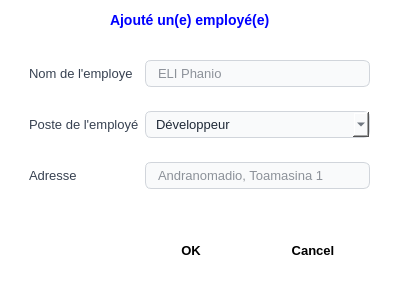
<?xml version="1.0" encoding="UTF-8"?>
<ui version="4.0">
 <class>addEmployeDialog</class>
 <widget class="QDialog" name="addEmployeDialog">
  <property name="geometry">
   <rect>
    <x>0</x>
    <y>0</y>
    <width>400</width>
    <height>300</height>
   </rect>
  </property>
  <property name="windowTitle">
   <string>Ajouté</string>
  </property>
  <property name="styleSheet">
   <string notr="true">QDialog {
    background-color: #FFFFFF;
}

QLineEdit, QComboBox {
    border: 1px solid #D1D5DB;
    background-color: #F9FAFB;
    border-radius: 6px;
    padding: 4px 10px;
    color: #1F2937;
    font-size: 13px;
    selection-background-color: #2563EB;
}

QLineEdit:hover, QComboBox:hover {
    border: 1px solid #94A3B8;
}

QLineEdit:focus, QComboBox:focus {
    border: 1px solid #2563EB;
    background-color: #FFFFFF;
}

QLineEdit:disabled, QComboBox:disabled {
    background-color: #F3F4F6;
    color: #9CA3AF;
    border: 1px solid #E5E7EB;
}

QLabel {
    color: #374151;
    font-size: 13px;
    background-color: transparent;
}</string>
  </property>
  <widget class="QWidget" name="formLayoutWidget">
   <property name="geometry">
    <rect>
     <x>29</x>
     <y>60</y>
     <width>341</width>
     <height>141</height>
    </rect>
   </property>
   <layout class="QFormLayout" name="formLayout">
    <property name="verticalSpacing">
     <number>24</number>
    </property>
    <item row="0" column="0">
     <widget class="QLabel" name="nomEmployeLabel">
      <property name="text">
       <string>Nom de l'employe</string>
      </property>
     </widget>
    </item>
    <item row="0" column="1">
     <widget class="QLineEdit" name="nomEmployeLineEdit">
      <property name="placeholderText">
       <string>ELI Phanio</string>
      </property>
     </widget>
    </item>
    <item row="1" column="0">
     <widget class="QLabel" name="posteEmployLabel">
      <property name="text">
       <string>Poste de l'employé</string>
      </property>
     </widget>
    </item>
    <item row="1" column="1">
     <widget class="QComboBox" name="posteEmployLineEdit">
      <property name="placeholderText">
       <string>Développeur</string>
      </property>
     </widget>
    </item>
    <item row="2" column="0">
     <widget class="QLabel" name="adresseLabel">
      <property name="text">
       <string>Adresse</string>
      </property>
     </widget>
    </item>
    <item row="2" column="1">
     <widget class="QLineEdit" name="adresseLineEdit">
      <property name="placeholderText">
       <string>Andranomadio, Toamasina 1</string>
      </property>
     </widget>
    </item>
   </layout>
  </widget>
  <widget class="QDialogButtonBox" name="buttonBox">
   <property name="geometry">
    <rect>
     <x>80</x>
     <y>230</y>
     <width>291</width>
     <height>41</height>
    </rect>
   </property>
   <property name="styleSheet">
    <string notr="true">QDialogButtonBox {
    background-color: transparent;
    border: none;
    padding: 10px 0px;
}

QDialogButtonBox QPushButton {
    min-width: 100px;
    min-height: 20px;
    padding: 4px 8px;
    border-radius: 6px;
    font-size: 13px;
    font-weight: 600;
    border: none;
}

/* Bouton OK */
QDialogButtonBox QPushButton[text=&quot;OK&quot;] {
    background-color: #2563EB;
    color: white;
}

QDialogButtonBox QPushButton[text=&quot;OK&quot;]:hover {
    background-color: #1D4ED8;
}

/* Bouton Annuler */
QDialogButtonBox QPushButton[text=&quot;Cancel&quot;] {
    background-color: #E5E7EB;
    color: #374151;
}

QDialogButtonBox QPushButton[text=&quot;Cancel&quot;]:hover {
    background-color: #D1D5DB;
}

QDialogButtonBox QPushButton:pressed {
    padding-top: 10px;
}</string>
   </property>
   <property name="standardButtons">
    <set>QDialogButtonBox::StandardButton::Cancel|QDialogButtonBox::StandardButton::Ok</set>
   </property>
  </widget>
  <widget class="QLabel" name="label_2">
   <property name="geometry">
    <rect>
     <x>110</x>
     <y>10</y>
     <width>211</width>
     <height>20</height>
    </rect>
   </property>
   <property name="styleSheet">
    <string notr="true">color: blue;
font-weight: bold;
font-size: 14px;</string>
   </property>
   <property name="text">
    <string>Ajouté un(e) employé(e)</string>
   </property>
  </widget>
 </widget>
 <resources/>
 <connections/>
</ui>
